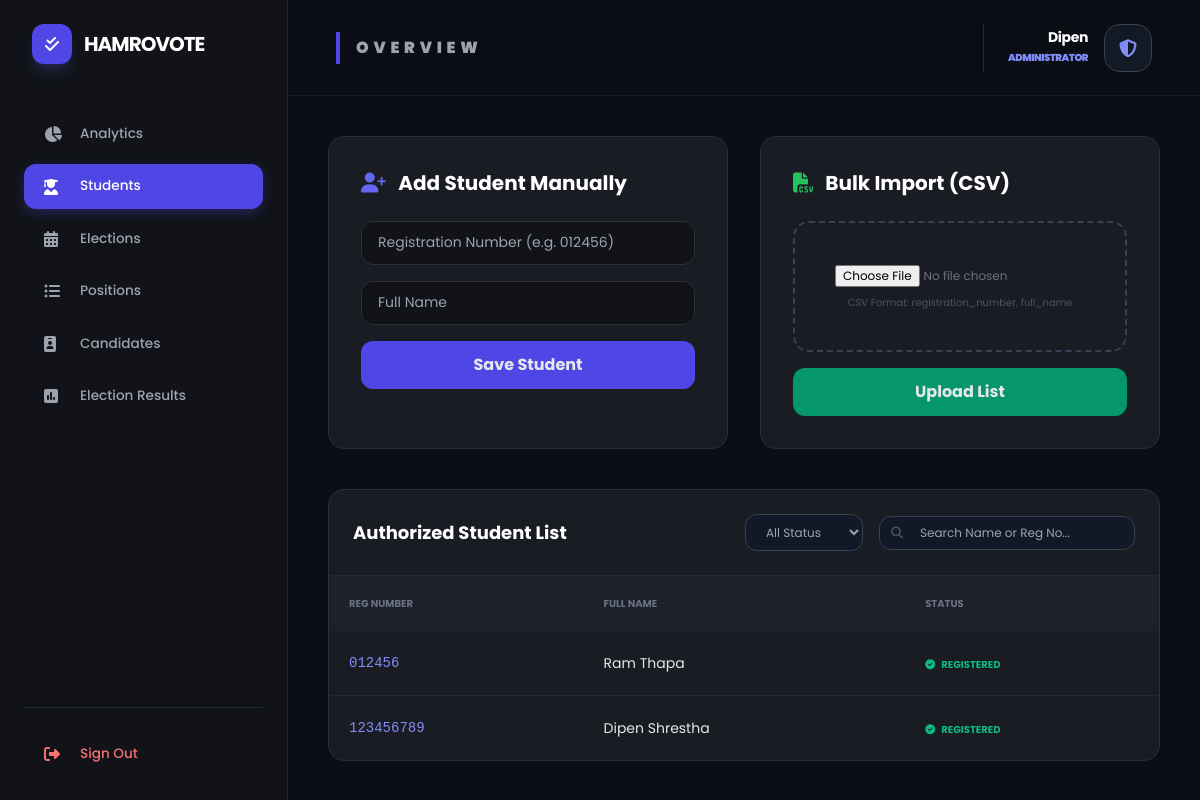
The app's page /students/ (signed in), older data.
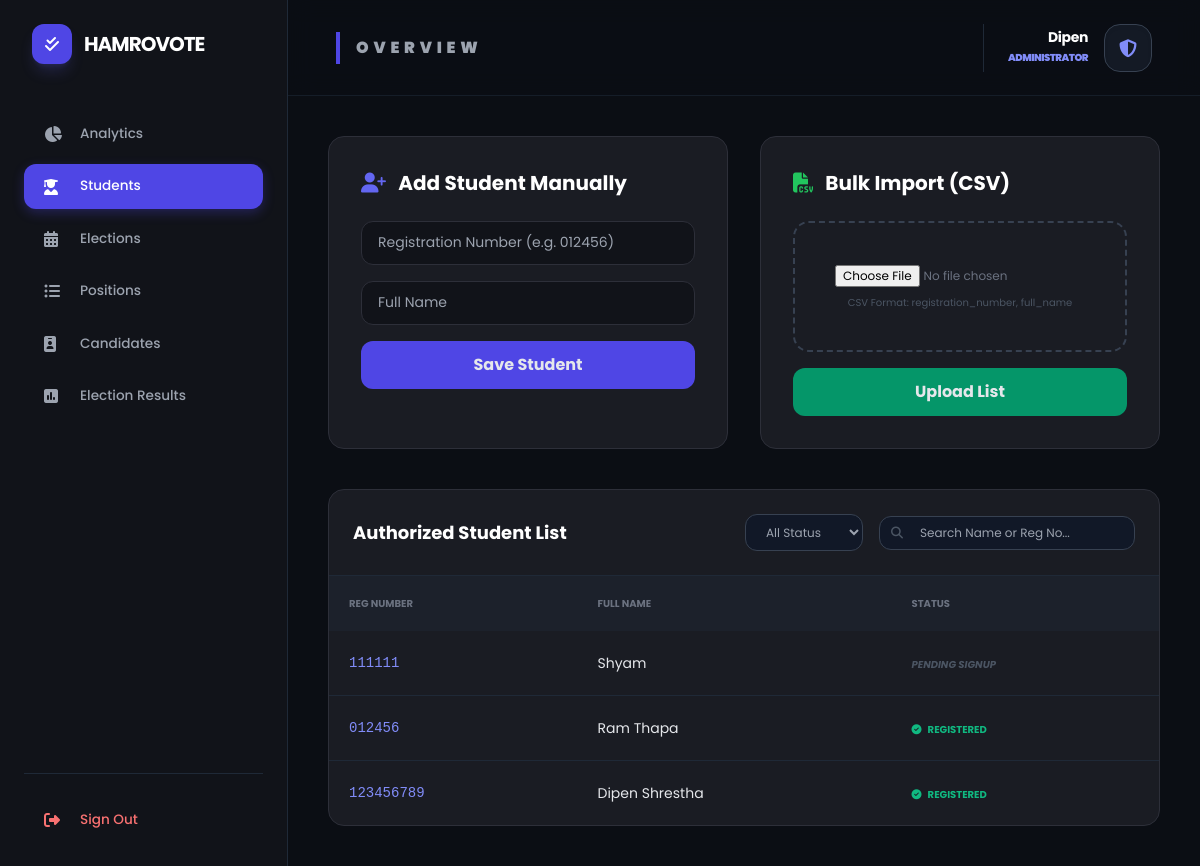
The same page, newer data.
### accounts/models.py (models this page shows, shortened)
class Student_list(models.Model):
    registration_number = models.CharField(max_length=50, unique=True)
    full_name = models.CharField(max_length=100)
    is_registered = models.BooleanField(default=False)

### dashboard/views.py (the view, shortened to what this page needs)
# urls.py: path('students/', views.manage_students, name='manage_students'),
@staff_member_required
def manage_students(request):
    students = Student_list.objects.all().order_by('-id')
    return render(request, 'manage_students.html', {'voters': students})

### dashboard/templates/manage_students.html (shortened to what the changed rows need)
{% extends 'dashboard/base.html' %}
{% block content %}
<div class="grid grid-cols-1 lg:grid-cols-2 gap-8 mb-10">
    <div class="card p-8">
        <h2 class="text-xl font-bold mb-6 text-white"><i class="fas fa-user-plus mr-2 text-indigo-500"></i> Add Student Manually</h2>
    </div>
    <div class="card p-8 text-center">
        <h2 class="text-xl font-bold mb-6 text-left text-white"><i class="fas fa-file-csv mr-2 text-green-500"></i> Bulk Import (CSV)</h2>
    </div>
</div>
<div class="card overflow-hidden">
    <div class="overflow-x-auto">
        <table class="w-full text-left" id="studentTable">
            <thead class="bg-gray-800/40 text-gray-500 text-[10px] uppercase font-black">
                <tr>
                    <th class="p-5">Reg Number</th>
                    <th class="p-5">Full Name</th>
                    <th class="p-5">Status</th>
                </tr>
            </thead>
            <tbody class="divide-y divide-gray-800">
                {% for v in voters %}
                <tr class="student-row hover:bg-white/5 transition"
                    data-status="{% if v.is_registered %}registered{% else %}pending{% endif %}">
                    <td class="p-5 font-mono text-indigo-400 text-sm reg-col">{{ v.registration_number }}</td>
                    <td class="p-5 text-sm text-gray-200 name-col">{{ v.full_name }}</td>
                    <td class="p-5">
                        {% if v.is_registered %}
                            <span class="text-emerald-500 text-[10px] font-bold uppercase"><i class="fas fa-check-circle mr-1"></i> Registered</span>
                        {% else %}
                            <span class="text-gray-600 text-[10px] font-bold uppercase italic">Pending Signup</span>
                        {% endif %}
                    </td>
                </tr>
                {% empty %}
                <tr>
                    <td colspan="3" class="p-20 text-center text-gray-600 italic text-sm">
                        No authorized students found. Add them manually or via CSV.
                    </td>
                </tr>
                {% endfor %}
            </tbody>
        </table>
    </div>
</div>
{% endblock %}

Row changes from the older to the newer data that the page shows:
added Student_list: registration_number "111111", full_name "Shyam", is_registered "PENDING SIGNUP"
